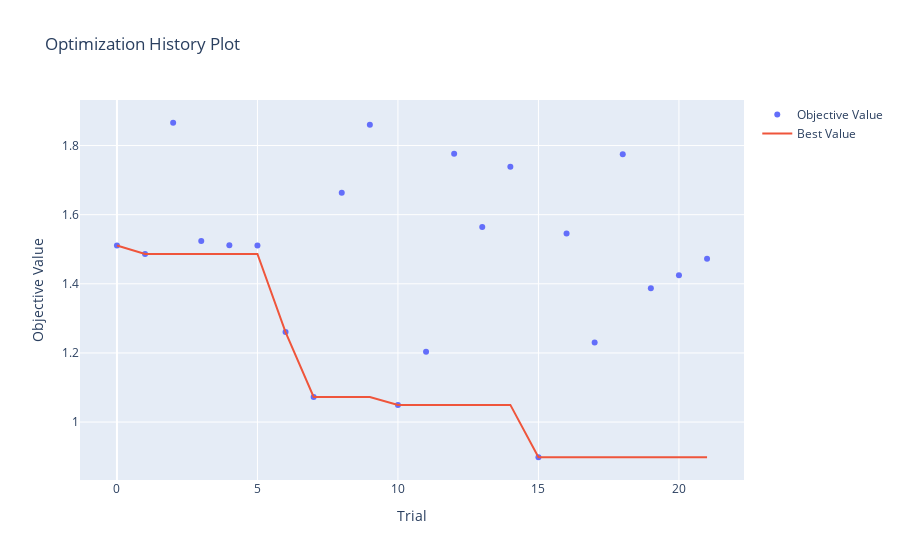

Notebook source saved alongside this figure:
### Code cell
optuna.visualization.plot_optimization_history(study)

### Figure 1 — Plotly figure (JSON) as saved in the notebook; plotly's stock layout.template omitted (floating-point values rounded to 4 significant figures)
{"data": [{"mode": "markers", "name": "Objective Value", "x": [0, 1, 2, 3, 4, 5, 6, 7, 8, 9, 10, 11, 12, 13, 14, 15, 16, 17, 18, 19, 20, 21], "y": [1.511, 1.486, 1.866, 1.524, 1.512, 1.511, 1.26, 1.073, 1.663, 1.86, 1.05, 1.203, 1.776, 1.565, 1.738, 0.8982, 1.546, 1.23, 1.775, 1.387, 1.425, 1.473], "type": "scatter"}, {"mode": "lines", "name": "Best Value", "x": [0, 1, 2, 3, 4, 5, 6, 7, 8, 9, 10, 11, 12, 13, 14, 15, 16, 17, 18, 19, 20, 21], "y": [1.511, 1.486, 1.486, 1.486, 1.486, 1.486, 1.26, 1.073, 1.073, 1.073, 1.05, 1.05, 1.05, 1.05, 1.05, 0.8982, 0.8982, 0.8982, 0.8982, 0.8982, 0.8982, 0.8982], "type": "scatter"}, {"marker": {"color": "#cccccc"}, "mode": "markers", "name": "Infeasible Trial", "showlegend": false, "x": [], "y": [], "type": "scatter"}], "layout": {"title": {"text": "Optimization History Plot"}, "xaxis": {"title": {"text": "Trial"}}, "yaxis": {"title": {"text": "Objective Value"}}}}
